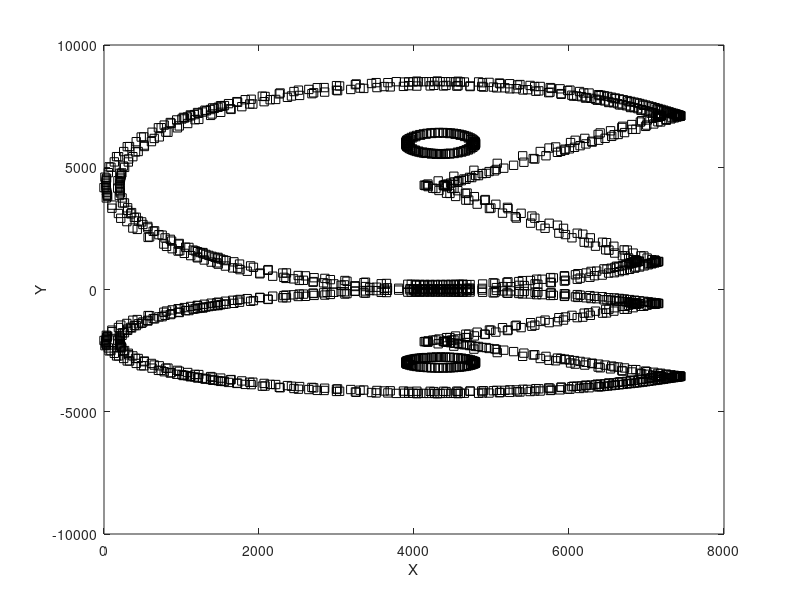

Write the MATLAB code that produced this figure. (Note: this script raises an error after producing the figure.)
%zad1
punkty=csvread("punktman.csv");

function wyjscie = MacierzSkalowanie(Sx,Sy)
wyjscie=[Sx,0,0;0,Sy,0;0,0,1];
endfunction

for i=1:size(punkty,1)
punkty2(i,1)=punkty(i,1);
punkty2(i,2)=punkty(i,2);
punkty2(i,3)=1;
end
punkty2=punkty2';

macierz=MacierzSkalowanie(0.1,0.2);
punkty3=macierz*punkty2;

for i=1:size(punkty3,2)
punkty4(i,1)=punkty3(1,i);
punkty4(i,2)=punkty3(2,i);
end

plot(punkty4(:,1),punkty4(:,2),'sk');

%zad2
clear;
punkty=csvread("punktman.csv");

function wyjscie = MacierzPrzesuniecie(tx,ty)
wyjscie=[1,0,tx;0,1,ty;0,0,1];
endfunction

x_suma=0;
y_suma=0;

for i=1:size(punkty,1)
x_suma+=punkty(i,1);
y_suma+=punkty(i,2);
end
x_srednia=x_suma/size(punkty,1);
y_srednia=y_suma/size(punkty,1);

for i=1:size(punkty,1)
punkty2(i,1)=punkty(i,1);
punkty2(i,2)=punkty(i,2);
punkty2(i,3)=1;
end
punkty2=punkty2';

macierz=MacierzPrzesuniecie(-x_srednia,-y_srednia);
punkty3=macierz*punkty2;

for i=1:size(punkty3,2)
punkty4(i,1)=punkty3(1,i);
punkty4(i,2)=punkty3(2,i);
end

plot(punkty4(:,1),punkty4(:,2),'sk');


%zad3
clear;
punkty=csvread("punktman.csv");

function wyjscie = MacierzObrot(obr)
obr=obr*pi/180;
wyjscie=[cos(obr),-sin(obr),0;sin(obr),cos(obr),0;0,0,1];
endfunction

for i=1:size(punkty,1)
punkty2(i,1)=punkty(i,1);
punkty2(i,2)=punkty(i,2);
punkty2(i,3)=1;
end

punkty2=punkty2';

macierz=MacierzObrot(-60);
punkty3=macierz*punkty2;

for i=1:size(punkty3,2)
punkty4(i,1)=punkty3(1,i);
punkty4(i,2)=punkty3(2,i);
end

plot(punkty4(:,1),punkty4(:,2),'sk');


%zad4
clear;
punkty=csvread("punktman.csv");

x_suma=0;
y_suma=0;
for i=1:size(punkty,1)
x_suma+=punkty(i,1);
y_suma+=punkty(i,2);
end
x_srednia=x_suma/size(punkty,1);
y_srednia=y_suma/size(punkty,1);


for i=1:size(punkty,1)
punkty2(i,1)=punkty(i,1);
punkty2(i,2)=punkty(i,2);
punkty2(i,3)=1;
end
punkty2=punkty2';


MacierzObrobkicalkowitej=MacierzSkalowanie(0.01,0.01)*MacierzObrot(90)*MacierzPrzesuniecie(-x_srednia,-y_srednia);
punkty3=MacierzObrobkicalkowitej*punkty2;

for i=1:size(punkty3,2)
punkty4(i,1)=punkty3(1,i);
punkty4(i,2)=punkty3(2,i);
end

plot(punkty4(:,1),punkty4(:,2),'sk');
xlabel('X');
ylabel('Y');



%zad5
clear;
punkty=csvread("punktman.csv");

x_min=min(punkty(:,1));
y_min=min(punkty(:,2));


for i=1:size(punkty,1)
punkty2(i,1)=punkty(i,1);
punkty2(i,2)=punkty(i,2);
punkty2(i,3)=1;
end
punkty2=punkty2';


macierz=MacierzPrzesuniecie(abs(x_min),abs(y_min));
macierz2=MacierzSkalowanie(1,-0.5);
punkty3=macierz*punkty2;
punkty4=macierz2*punkty3;

for i=1:size(punkty3,2)
punkty5(i,1)=punkty3(1,i);
punkty5(i,2)=punkty3(2,i);
end

for i=1:size(punkty4,2)
punkty6(i,1)=punkty4(1,i);
punkty6(i,2)=punkty4(2,i);
end

punkty_koncowe=punkty5;
for i=1:size(punkty5,1)
punkty_koncowe(size(punkty5,1)+i,1)=punkty6(i,1);
punkty_koncowe(size(punkty5,1)+i,2)=punkty6(i,2);
end

plot(punkty_koncowe(:,1),punkty_koncowe(:,2),'sk');
xlabel('X');
ylabel('Y');



%Przyklad
%obrót względem punktu (x=2; y=1) o kąt 45o zgodnie z ruchem zegara 

punkty=csvread("punktman_n.csv");

function wyjscie = MacierzPrzesuniecie(tx,ty)
wyjscie=[1,0,tx;0,1,ty;0,0,1];
endfunction

function wyjscie = MacierzObrot(obr)
obr=obr*pi/180;
wyjscie=[cos(obr),-sin(obr),0;sin(obr),cos(obr),0;0,0,1];
endfunction

for i=1:size(punkty,1)
punkty2(i,1)=punkty(i,1);
punkty2(i,2)=punkty(i,2);
punkty2(i,3)=1;
end
punkty2=punkty2';

MacierzObrobkicalkowitej=MacierzPrzesuniecie(2,1)*MacierzObrot(-45)*MacierzPrzesuniecie(-2,-1);
punkty3=MacierzObrobkicalkowitej*punkty2;

for i=1:size(punkty3,2)
punkty4(i,1)=punkty3(1,i);
punkty4(i,2)=punkty3(2,i);
end

plot(punkty4(:,1),punkty4(:,2),'sk');



%Przyklad2
%lustrzane odbicie względem prostej pionowej x = 123

punkty=csvread("punktman_n.csv");

function wyjscie = MacierzPrzesuniecie(tx,ty)
wyjscie=[1,0,tx;0,1,ty;0,0,1];
endfunction

function wyjscie = MacierzSkalowanie(sx,sy)
wyjscie=[sx,0,0;0,sy,0;0,0,1];
endfunction

for i=1:size(punkty,1)
punkty2(i,1)=punkty(i,1);
punkty2(i,2)=punkty(i,2);
punkty2(i,3)=1;
end
punkty2=punkty2';

MacierzObrobkicalkowitej=MacierzPrzesuniecie(123,0)*MacierzSkalowanie(-1,1)*MacierzPrzesuniecie(-123,0);
punkty3=MacierzObrobkicalkowitej*punkty2;

for i=1:size(punkty3,2)
punkty4(i,1)=punkty3(1,i);
punkty4(i,2)=punkty3(2,i);
end

plot(punkty4(:,1),punkty4(:,2),'sk');